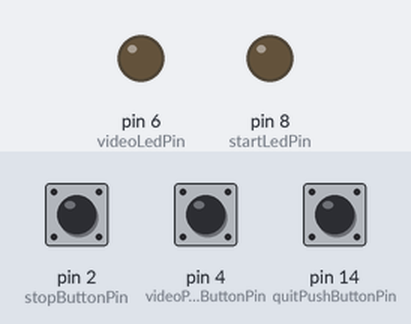
The sketch below on a simulated Arduino Uno, built with avr-gcc and run on an emulated ATmega328P. Parts: output pins drawn as LEDs (lit = HIGH). The inputs (shaded band) are chosen by the test bench; at power-on: pin 2 (stopButtonPin) LOW, pin 4 (videoPushButtonPin) LOW, pin 14 (quitPushButtonPin) LOW. What the sketch prints to the serial monitor is not drawn.

Above: at 1.6 s.
1.7 s: pin 2 (stopButtonPin) pulled HIGH for 0.15 s
At 1.82 s:
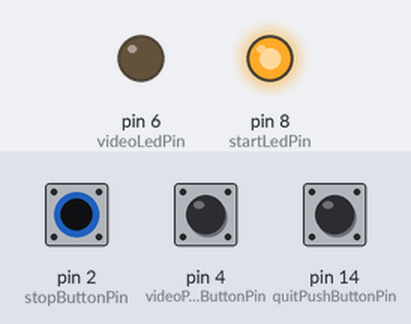
3.4 s: pin 4 (videoPushButtonPin) pulled HIGH for 0.15 s
At 3.52 s:
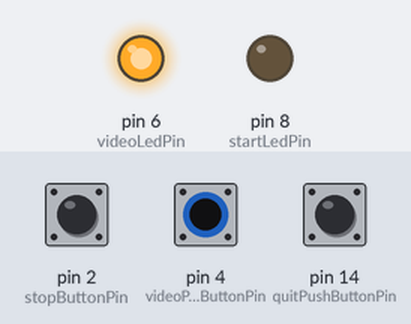
6.7 s: pin 2 (stopButtonPin) pulled HIGH for 1 s
At 8.9 s:
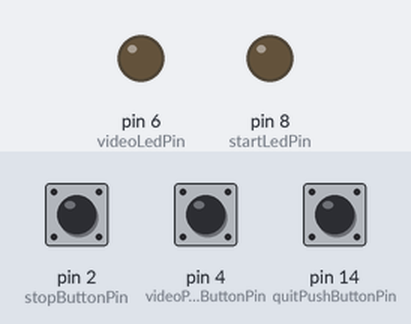
9.2 s: pin 2 (stopButtonPin) pulled HIGH for 3.2 s
At 10.3 s:
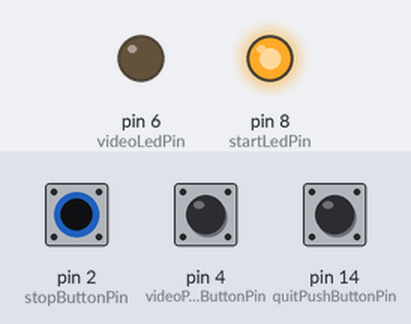
13.9 s: pin 4 (videoPushButtonPin) pulled HIGH for 3.2 s
At 15.1 s:
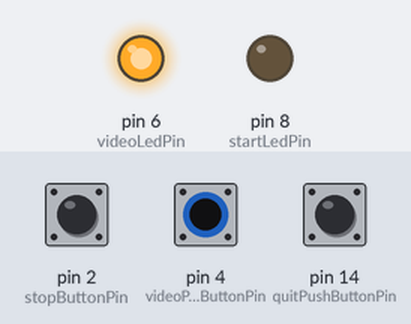
Timing chart, 0 to 18.7 s (numbered marks = the images above; inputs shaded):
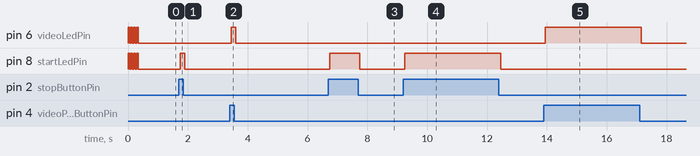

The sketch:

yvonne-remote.ino
```cpp
/*
 yvonne-remote Arduino

 Few buttons to control over serial communication few aspects of the yvonnne shooting :
 - start/stop the shoot
 - signal to generate a video
 - quit the shooting


 The circuit:
 --> Visual Output
 * video LED attached from pin 6 to 220ohm to ground
 * start/stop state LED attached from pin 8 to 220ohm to ground
 --> Command
 * quit pushbutton attached to pin 14 from +5V
 * 120ohm push down resistor attached to pin 14 from ground
 * start/stop switch attached to pin 2 from +5V
 * 120ohm push down resistor attached to pin 2 from ground
 * video pushbutton attached to pin 4 from +5V
 * 120ohm push down resistor attached to pin 31 from ground

 created 2014
 by Jérôme Blanchi aka d.j.a.y  <http://github.com/d-j-a-y/yvonne-remote>

 based on Tutorial/Button example
 by DojoDave <http://www.0j0.org>
 modified 30 Aug 2011
 by Tom Igoe

 based on TODO Tutorial/Debounce example
 by DojoDave <http://www.0j0.org> TODO
 modified 30 Aug 2011
 by Tom Igoe


 */

// constants won't change. They're used here to
// set pin numbers:
const int quitPushButtonPin = 14;     // the number of the quit push button pin
const int videoPushButtonPin = 4;     // the number of the video push button pin
const int stopButtonPin = 2;     // the number of the start/stop button pin

const int videoLedPin =  6;      // the number of the video LED pin
const int startLedPin = 8;     // the number of the start state LED pin

// quit variables will change:
int quitPushButtonState = 0;     // variable for reading the pushbutton status
int quitPushPreviousState = 0;     // variable for reading the pushbutton status
long quitLastDebounceTime = 0;

// video variables will change:
int videoPushButtonState = 0;     // variable for reading the pushbutton status
int videoPushPreviousState = 0;     // variable for reading the pushbutton status
long videoLastDebounceTime = 0;

// start/stop variables will change:
int stopButtonState = 0;     // variable for reading the pushbutton status
int stopPreviousState = 0;     // variable for reading the pushbutton status
long stopLastDebounceTime = 0;

long debounceDelay = 50;

void setup() {
  // initialize the LED pin as an output:
  pinMode(videoLedPin, OUTPUT);
  pinMode(startLedPin, OUTPUT);

  // initialize the quit pushbutton pin as an input:
  pinMode(quitPushButtonPin, INPUT);
  // initialize the video pushbutton pin as an input:
  pinMode(videoPushButtonPin, INPUT);
  // initialize the stop pushbutton pin as an input:
  pinMode(stopButtonPin, INPUT);

  // Open serial (default 8N1) communications and wait for port to open:
  Serial.begin(57600);
  while (!Serial) {
    ; // wait for serial port to connect. Needed for Leonardo only
  }

  // Signal we are quite ready to go!
  ReadyToLoop();

  // init stop button and led state
  stopButtonState = digitalRead(stopButtonPin);
  stopPreviousState = stopButtonState;

  digitalWrite(startLedPin, stopButtonState);
}

void loop(){
  // read the state of the pushbuttons value:
  int videoReading = digitalRead(videoPushButtonPin);
  int stopReading = digitalRead(stopButtonPin);
  int quitReading = digitalRead(quitPushButtonPin);

  //quit Push button
  if(quitReading != quitPushPreviousState){
      quitLastDebounceTime = millis();
  }

  if ( (millis() - quitLastDebounceTime) > debounceDelay)
  {
    if (quitReading != quitPushButtonState)
    {
      quitPushButtonState = quitReading;
      // check if the pushbutton is pressed.
      // if it is, the buttonState is HIGH:
      if (quitPushButtonState == HIGH) {
        Serial.print("QUIT");
      }
    }
  }
  quitPushPreviousState = quitReading;

  //Video Push button
  if(videoReading != videoPushPreviousState){
      videoLastDebounceTime = millis();
  }

  if ( (millis() - videoLastDebounceTime) > debounceDelay)
  {
    if (videoReading != videoPushButtonState)
    {
      videoPushButtonState = videoReading;
      // check if the pushbutton is pressed.
      // if it is, the buttonState is HIGH:
      if (videoPushButtonState == HIGH) {
        // turn LED on:
        digitalWrite(videoLedPin, HIGH);
        Serial.print("VIDEO");
      }
      else {
        // turn LED off:
        digitalWrite(videoLedPin, LOW);
      }
    }
  }
  videoPushPreviousState = videoReading;

  //Start/Stop Push button
  if(stopReading != stopPreviousState){
      stopLastDebounceTime = millis();
  }

  if ( (millis() - stopLastDebounceTime) > debounceDelay)
  {
    if (stopReading != stopButtonState)
    {
      stopButtonState = stopReading;
      // check if the pushbutton is pressed.
      // if it is, the buttonState is HIGH:
      if (stopButtonState == HIGH) {
        Serial.print("START");
        digitalWrite(startLedPin, HIGH);
      }
      else {
        Serial.print("STOP");
        digitalWrite(startLedPin, LOW);

      }
    }
  }
  stopPreviousState = stopReading;
}

// Visual confirmation of the start
void ReadyToLoop()
{
  short nbloop = 0;

  for (;nbloop < 4 ; nbloop++)
  {
    digitalWrite(startLedPin, HIGH);
    digitalWrite(videoLedPin, HIGH);
    delay(50);
    digitalWrite(startLedPin, LOW);
    digitalWrite(videoLedPin, LOW);
    delay(50);
  }
}
```

Measured:
- after the input at 1.7 s, pin 8 (startLedPin): LOW → HIGH after 0.05 s, → LOW 0.15 s later
- after the input at 3.4 s, pin 6 (videoLedPin): LOW → HIGH after 0.05 s, → LOW 0.15 s later
- after the input at 6.7 s, pin 8 (startLedPin): LOW → HIGH after 0.05 s, → LOW 1.0 s later
- after the input at 9.2 s, pin 8 (startLedPin): LOW → HIGH after 0.05 s, → LOW 3.2 s later
- after the input at 13.9 s, pin 6 (videoLedPin): LOW → HIGH after 0.05 s, → LOW 3.2 s later
